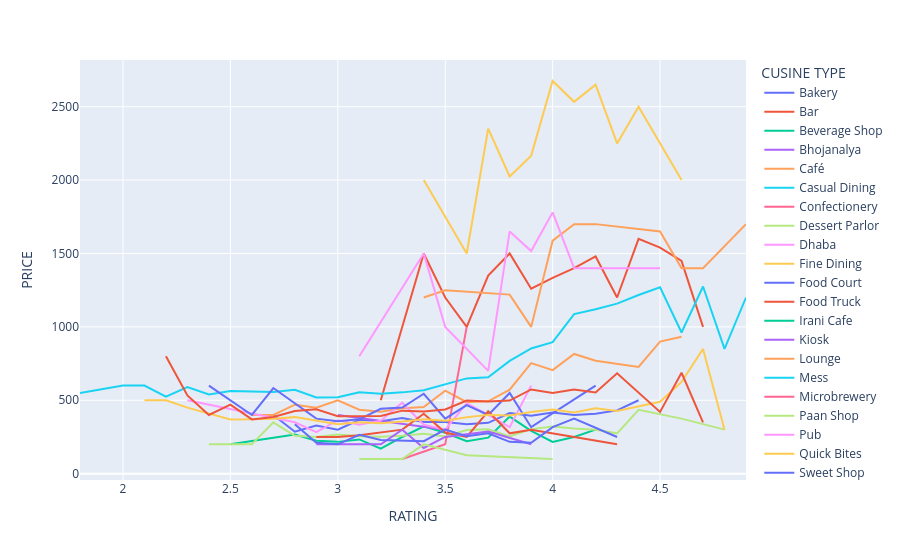

The code cell stored with this chart in its notebook:
### Code cell
fig = px.line(price_rating_df, y="PRICE", x="RATING",color='CUSINE TYPE')
fig.show()

### Figure 1 — Plotly figure (JSON) as saved in the notebook; plotly's stock layout.template omitted (floating-point values rounded to 4 significant figures)
{"data": [{"hovertemplate": "CUSINE TYPE=Bakery<br>RATING=%{x}<br>PRICE=%{y}<extra></extra>", "legendgroup": "Bakery", "line": {"color": "#636efa", "dash": "solid"}, "marker": {"symbol": "circle"}, "mode": "lines", "name": "Bakery", "orientation": "v", "showlegend": true, "type": "scatter", "x": [2.7, 2.8, 2.9, 3.0, 3.1, 3.2, 3.3, 3.4, 3.5, 3.6, 3.7, 3.8, 3.9, 4.0, 4.1, 4.2, 4.3, 4.4], "xaxis": "x", "y": [400.0, 285.7, 328.6, 300.0, 367.1, 357.1, 379.1, 352.2, 351.6, 336.8, 346.6, 413.2, 393.9, 416.7, 400.0, 408.3, 431.2, 500.0], "yaxis": "y"}, {"hovertemplate": "CUSINE TYPE=Bar<br>RATING=%{x}<br>PRICE=%{y}<extra></extra>", "legendgroup": "Bar", "line": {"color": "#EF553B", "dash": "solid"}, "marker": {"symbol": "circle"}, "mode": "lines", "name": "Bar", "orientation": "v", "showlegend": true, "type": "scatter", "x": [3.2, 3.4, 3.5, 3.6, 3.7, 3.8, 3.9, 4.0, 4.1, 4.2, 4.3, 4.4, 4.5, 4.6, 4.7], "xaxis": "x", "y": [500.0, 1500.0, 1200.0, 1000.0, 1350.0, 1500.0, 1260.0, 1333.0, 1400.0, 1480.0, 1200.0, 1600.0, 1540.0, 1450.0, 1000.0], "yaxis": "y"}, {"hovertemplate": "CUSINE TYPE=Beverage Shop<br>RATING=%{x}<br>PRICE=%{y}<extra></extra>", "legendgroup": "Beverage Shop", "line": {"color": "#00cc96", "dash": "solid"}, "marker": {"symbol": "circle"}, "mode": "lines", "name": "Beverage Shop", "orientation": "v", "showlegend": true, "type": "scatter", "x": [2.5, 2.8, 2.9, 3.0, 3.1, 3.2, 3.3, 3.4, 3.5, 3.6, 3.7, 3.8, 3.9, 4.0, 4.1, 4.2], "xaxis": "x", "y": [200.0, 266.7, 225.0, 216.7, 233.3, 170.0, 250.0, 322.7, 279.2, 221.4, 245.5, 388.9, 291.7, 216.7, 250.0, 300.0], "yaxis": "y"}, {"hovertemplate": "CUSINE TYPE=Bhojanalya<br>RATING=%{x}<br>PRICE=%{y}<extra></extra>", "legendgroup": "Bhojanalya", "line": {"color": "#ab63fa", "dash": "solid"}, "marker": {"symbol": "circle"}, "mode": "lines", "name": "Bhojanalya", "orientation": "v", "showlegend": true, "type": "scatter", "x": [3.0, 3.5], "xaxis": "x", "y": [400.0, 300.0], "yaxis": "y"}, {"hovertemplate": "CUSINE TYPE=Café<br>RATING=%{x}<br>PRICE=%{y}<extra></extra>", "legendgroup": "Café", "line": {"color": "#FFA15A", "dash": "solid"}, "marker": {"symbol": "circle"}, "mode": "lines", "name": "Café", "orientation": "v", "showlegend": true, "type": "scatter", "x": [2.6, 2.7, 2.8, 2.9, 3.0, 3.1, 3.2, 3.3, 3.4, 3.5, 3.6, 3.7, 3.8, 3.9, 4.0, 4.1, 4.2, 4.3, 4.4, 4.5, 4.6], "xaxis": "x", "y": [400.0, 400.0, 470.0, 450.0, 500.0, 435.7, 422.2, 446.2, 453.6, 565.9, 487.5, 493.3, 572.6, 752.9, 705.8, 815.5, 769.0, 747.4, 726.9, 900.0, 933.3], "yaxis": "y"}, {"hovertemplate": "CUSINE TYPE=Casual Dining<br>RATING=%{x}<br>PRICE=%{y}<extra></extra>", "legendgroup": "Casual Dining", "line": {"color": "#19d3f3", "dash": "solid"}, "marker": {"symbol": "circle"}, "mode": "lines", "name": "Casual Dining", "orientation": "v", "showlegend": true, "type": "scatter", "x": [1.8, 2.0, 2.1, 2.2, 2.3, 2.4, 2.5, 2.6, 2.7, 2.8, 2.9, 3.0, 3.1, 3.2, 3.3, 3.4, 3.5, 3.6, 3.7, 3.8, 3.9, 4.0, 4.1, 4.2, 4.3, 4.4, 4.5, 4.6, 4.7, 4.8, 4.9], "xaxis": "x", "y": [550.0, 600.0, 600.0, 525.0, 590.0, 540.0, 563.3, 559.8, 556.5, 572.0, 519.6, 520.2, 554.7, 544.4, 553.9, 569.0, 611.4, 649.0, 656.5, 767.9, 852.9, 895.4, 1087.0, 1120.0, 1158.0, 1217.0, 1269.0, 961.5, 1275.0, 850.0, 1200.0], "yaxis": "y"}, {"hovertemplate": "CUSINE TYPE=Confectionery<br>RATING=%{x}<br>PRICE=%{y}<extra></extra>", "legendgroup": "Confectionery", "line": {"color": "#FF6692", "dash": "solid"}, "marker": {"symbol": "circle"}, "mode": "lines", "name": "Confectionery", "orientation": "v", "showlegend": true, "type": "scatter", "x": [3.3, 3.5, 3.6], "xaxis": "x", "y": [100.0, 200.0, 1000.0], "yaxis": "y"}, {"hovertemplate": "CUSINE TYPE=Dessert Parlor<br>RATING=%{x}<br>PRICE=%{y}<extra></extra>", "legendgroup": "Dessert Parlor", "line": {"color": "#B6E880", "dash": "solid"}, "marker": {"symbol": "circle"}, "mode": "lines", "name": "Dessert Parlor", "orientation": "v", "showlegend": true, "type": "scatter", "x": [2.4, 2.6, 2.7, 2.8, 2.9, 3.0, 3.1, 3.2, 3.3, 3.4, 3.5, 3.6, 3.7, 3.8, 3.9, 4.0, 4.1, 4.2, 4.3, 4.4, 4.6, 4.8], "xaxis": "x", "y": [200.0, 200.0, 350.0, 258.3, 250.0, 267.5, 254.3, 251.7, 257.9, 272.1, 252.6, 298.0, 303.0, 253.3, 303.4, 321.4, 308.3, 300.0, 275.0, 435.0, 375.0, 300.0], "yaxis": "y"}, {"hovertemplate": "CUSINE TYPE=Dhaba<br>RATING=%{x}<br>PRICE=%{y}<extra></extra>", "legendgroup": "Dhaba", "line": {"color": "#FF97FF", "dash": "solid"}, "marker": {"symbol": "circle"}, "mode": "lines", "name": "Dhaba", "orientation": "v", "showlegend": true, "type": "scatter", "x": [2.3, 2.8, 2.9, 3.0, 3.1, 3.2, 3.3, 3.4, 3.5, 3.6, 3.7, 3.8, 3.9], "xaxis": "x", "y": [500.0, 350.0, 283.3, 364.3, 333.3, 361.0, 483.3, 333.3, 300.0, 480.0, 400.0, 316.7, 600.0], "yaxis": "y"}, {"hovertemplate": "CUSINE TYPE=Fine Dining<br>RATING=%{x}<br>PRICE=%{y}<extra></extra>", "legendgroup": "Fine Dining", "line": {"color": "#FECB52", "dash": "solid"}, "marker": {"symbol": "circle"}, "mode": "lines", "name": "Fine Dining", "orientation": "v", "showlegend": true, "type": "scatter", "x": [3.4, 3.6, 3.7, 3.8, 3.9, 4.0, 4.1, 4.2, 4.3, 4.4, 4.6], "xaxis": "x", "y": [2000.0, 1500.0, 2350.0, 2025.0, 2167.0, 2675.0, 2533.0, 2650.0, 2250.0, 2500.0, 2000.0], "yaxis": "y"}, {"hovertemplate": "CUSINE TYPE=Food Court<br>RATING=%{x}<br>PRICE=%{y}<extra></extra>", "legendgroup": "Food Court", "line": {"color": "#636efa", "dash": "solid"}, "marker": {"symbol": "circle"}, "mode": "lines", "name": "Food Court", "orientation": "v", "showlegend": true, "type": "scatter", "x": [2.4, 2.6, 2.7, 2.9, 3.0, 3.1, 3.2, 3.3, 3.4, 3.5, 3.6, 3.7, 3.8, 3.9, 4.2], "xaxis": "x", "y": [600.0, 400.0, 583.3, 375.0, 357.1, 370.0, 441.7, 450.0, 544.4, 375.0, 466.7, 400.0, 550.0, 316.7, 600.0], "yaxis": "y"}, {"hovertemplate": "CUSINE TYPE=Food Truck<br>RATING=%{x}<br>PRICE=%{y}<extra></extra>", "legendgroup": "Food Truck", "line": {"color": "#EF553B", "dash": "solid"}, "marker": {"symbol": "circle"}, "mode": "lines", "name": "Food Truck", "orientation": "v", "showlegend": true, "type": "scatter", "x": [2.9, 3.0, 3.1, 3.3, 3.4, 3.5, 3.6, 3.7, 3.8, 3.9, 4.1, 4.3], "xaxis": "x", "y": [250.0, 250.0, 262.5, 300.0, 408.3, 280.0, 250.0, 425.0, 275.0, 300.0, 250.0, 200.0], "yaxis": "y"}, {"hovertemplate": "CUSINE TYPE=Irani Cafe<br>RATING=%{x}<br>PRICE=%{y}<extra></extra>", "legendgroup": "Irani Cafe", "line": {"color": "#00cc96", "dash": "solid"}, "marker": {"symbol": "circle"}, "mode": "lines", "name": "Irani Cafe", "orientation": "v", "showlegend": true, "type": "scatter", "x": [3.6], "xaxis": "x", "y": [250.0], "yaxis": "y"}, {"hovertemplate": "CUSINE TYPE=Kiosk<br>RATING=%{x}<br>PRICE=%{y}<extra></extra>", "legendgroup": "Kiosk", "line": {"color": "#ab63fa", "dash": "solid"}, "marker": {"symbol": "circle"}, "mode": "lines", "name": "Kiosk", "orientation": "v", "showlegend": true, "type": "scatter", "x": [2.9, 3.2, 3.3, 3.4, 3.5, 3.7, 3.9], "xaxis": "x", "y": [200.0, 200.0, 300.0, 175.0, 250.0, 287.5, 200.0], "yaxis": "y"}, {"hovertemplate": "CUSINE TYPE=Lounge<br>RATING=%{x}<br>PRICE=%{y}<extra></extra>", "legendgroup": "Lounge", "line": {"color": "#FFA15A", "dash": "solid"}, "marker": {"symbol": "circle"}, "mode": "lines", "name": "Lounge", "orientation": "v", "showlegend": true, "type": "scatter", "x": [3.4, 3.5, 3.8, 3.9, 4.0, 4.1, 4.2, 4.5, 4.6, 4.7, 4.9], "xaxis": "x", "y": [1200.0, 1250.0, 1220.0, 1000.0, 1588.0, 1700.0, 1700.0, 1650.0, 1400.0, 1400.0, 1700.0], "yaxis": "y"}, {"hovertemplate": "CUSINE TYPE=Mess<br>RATING=%{x}<br>PRICE=%{y}<extra></extra>", "legendgroup": "Mess", "line": {"color": "#19d3f3", "dash": "solid"}, "marker": {"symbol": "circle"}, "mode": "lines", "name": "Mess", "orientation": "v", "showlegend": true, "type": "scatter", "x": [3.6], "xaxis": "x", "y": [300.0], "yaxis": "y"}, {"hovertemplate": "CUSINE TYPE=Microbrewery<br>RATING=%{x}<br>PRICE=%{y}<extra></extra>", "legendgroup": "Microbrewery", "line": {"color": "#FF6692", "dash": "solid"}, "marker": {"symbol": "circle"}, "mode": "lines", "name": "Microbrewery", "orientation": "v", "showlegend": true, "type": "scatter", "x": [4.4], "xaxis": "x", "y": [2000.0], "yaxis": "y"}, {"hovertemplate": "CUSINE TYPE=Paan Shop<br>RATING=%{x}<br>PRICE=%{y}<extra></extra>", "legendgroup": "Paan Shop", "line": {"color": "#B6E880", "dash": "solid"}, "marker": {"symbol": "circle"}, "mode": "lines", "name": "Paan Shop", "orientation": "v", "showlegend": true, "type": "scatter", "x": [3.1, 3.3, 3.4, 3.6, 4.0], "xaxis": "x", "y": [100.0, 100.0, 200.0, 125.0, 100.0], "yaxis": "y"}, {"hovertemplate": "CUSINE TYPE=Pub<br>RATING=%{x}<br>PRICE=%{y}<extra></extra>", "legendgroup": "Pub", "line": {"color": "#FF97FF", "dash": "solid"}, "marker": {"symbol": "circle"}, "mode": "lines", "name": "Pub", "orientation": "v", "showlegend": true, "type": "scatter", "x": [3.1, 3.4, 3.5, 3.7, 3.8, 3.9, 4.0, 4.1, 4.5], "xaxis": "x", "y": [800.0, 1500.0, 1000.0, 700.0, 1650.0, 1517.0, 1780.0, 1400.0, 1400.0], "yaxis": "y"}, {"hovertemplate": "CUSINE TYPE=Quick Bites<br>RATING=%{x}<br>PRICE=%{y}<extra></extra>", "legendgroup": "Quick Bites", "line": {"color": "#FECB52", "dash": "solid"}, "marker": {"symbol": "circle"}, "mode": "lines", "name": "Quick Bites", "orientation": "v", "showlegend": true, "type": "scatter", "x": [2.1, 2.2, 2.3, 2.4, 2.5, 2.6, 2.7, 2.8, 2.9, 3.0, 3.1, 3.2, 3.3, 3.4, 3.5, 3.6, 3.7, 3.8, 3.9, 4.0, 4.1, 4.2, 4.3, 4.4, 4.5, 4.6, 4.7, 4.8], "xaxis": "x", "y": [500.0, 500.0, 450.0, 409.1, 369.4, 370.4, 375.0, 385.2, 361.7, 336.5, 350.8, 343.5, 355.3, 371.3, 360.3, 384.9, 400.5, 396.2, 420.5, 436.7, 417.6, 445.0, 426.6, 457.1, 490.0, 625.0, 850.0, 300.0], "yaxis": "y"}, {"hovertemplate": "CUSINE TYPE=Sweet Shop<br>RATING=%{x}<br>PRICE=%{y}<extra></extra>", "legendgroup": "Sweet Shop", "line": {"color": "#636efa", "dash": "solid"}, "marker": {"symbol": "circle"}, "mode": "lines", "name": "Sweet Shop", "orientation": "v", "showlegend": true, "type": "scatter", "x": [2.8, 2.9, 3.0, 3.1, 3.2, 3.3, 3.4, 3.5, 3.6, 3.7, 3.8, 3.9, 4.0, 4.1, 4.3], "xaxis": "x", "y": [337.5, 210.0, 200.0, 265.4, 230.0, 225.0, 221.4, 300.0, 255.6, 275.0, 216.7, 210.0, 316.7, 375.0, 250.0], "yaxis": "y"}, {"hovertemplate": "CUSINE TYPE=none<br>RATING=%{x}<br>PRICE=%{y}<extra></extra>", "legendgroup": "none", "line": {"color": "#EF553B", "dash": "solid"}, "marker": {"symbol": "circle"}, "mode": "lines", "name": "none", "orientation": "v", "showlegend": true, "type": "scatter", "x": [2.2, 2.3, 2.4, 2.5, 2.6, 2.7, 2.8, 2.9, 3.0, 3.1, 3.2, 3.3, 3.4, 3.5, 3.6, 3.7, 3.8, 3.9, 4.0, 4.1, 4.2, 4.3, 4.4, 4.5, 4.6, 4.7], "xaxis": "x", "y": [800.0, 533.3, 400.0, 470.0, 370.0, 386.7, 427.0, 438.4, 392.0, 390.5, 392.4, 429.4, 424.0, 437.4, 498.2, 492.4, 497.9, 573.9, 550.0, 574.1, 553.8, 683.3, 555.0, 420.0, 687.5, 350.0], "yaxis": "y"}], "layout": {"legend": {"title": {"text": "CUSINE TYPE"}, "tracegroupgap": 0}, "margin": {"t": 60}, "xaxis": {"anchor": "y", "domain": [0, 1], "title": {"text": "RATING"}}, "yaxis": {"anchor": "x", "domain": [0, 1], "title": {"text": "PRICE"}}}}
